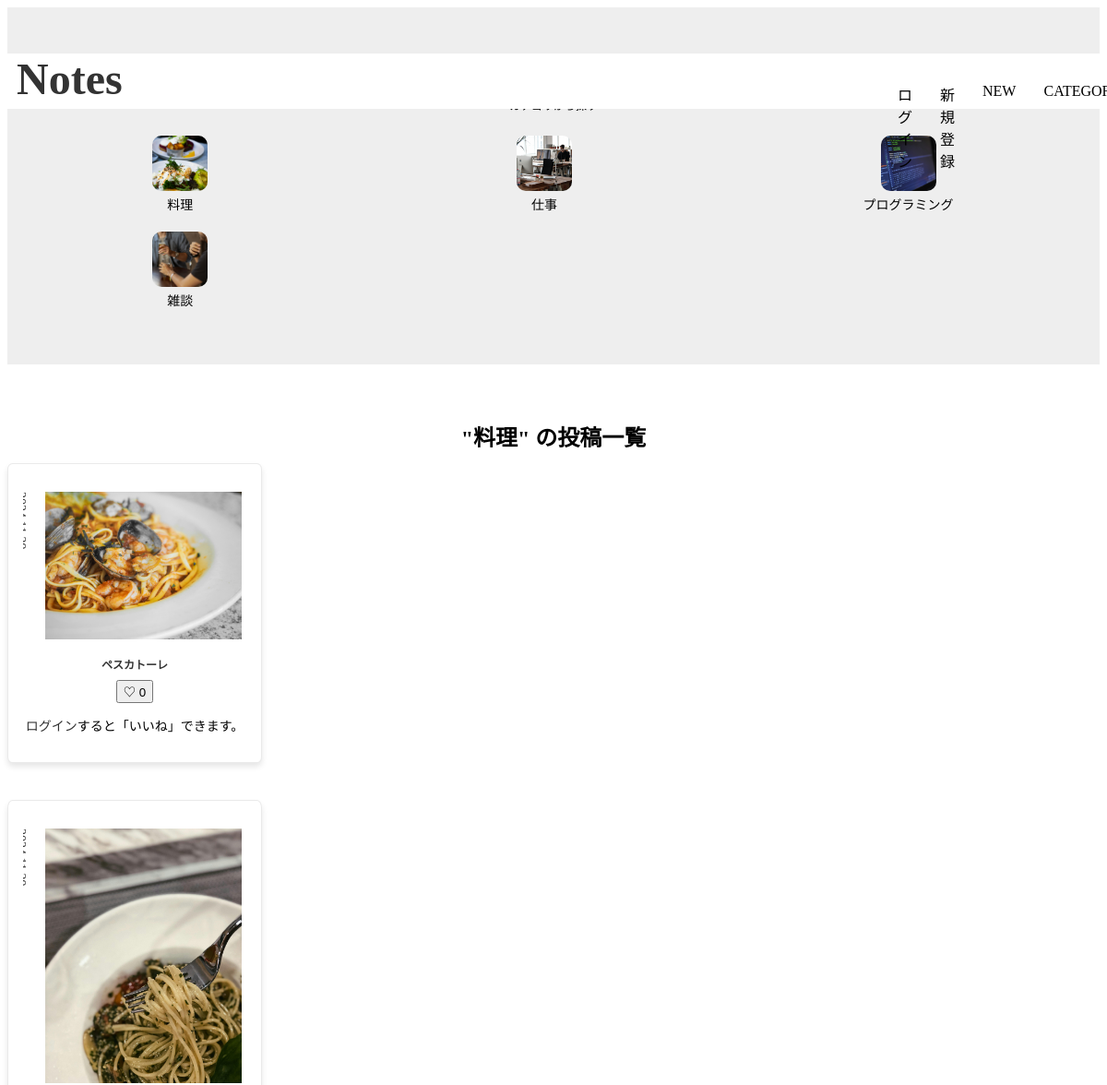
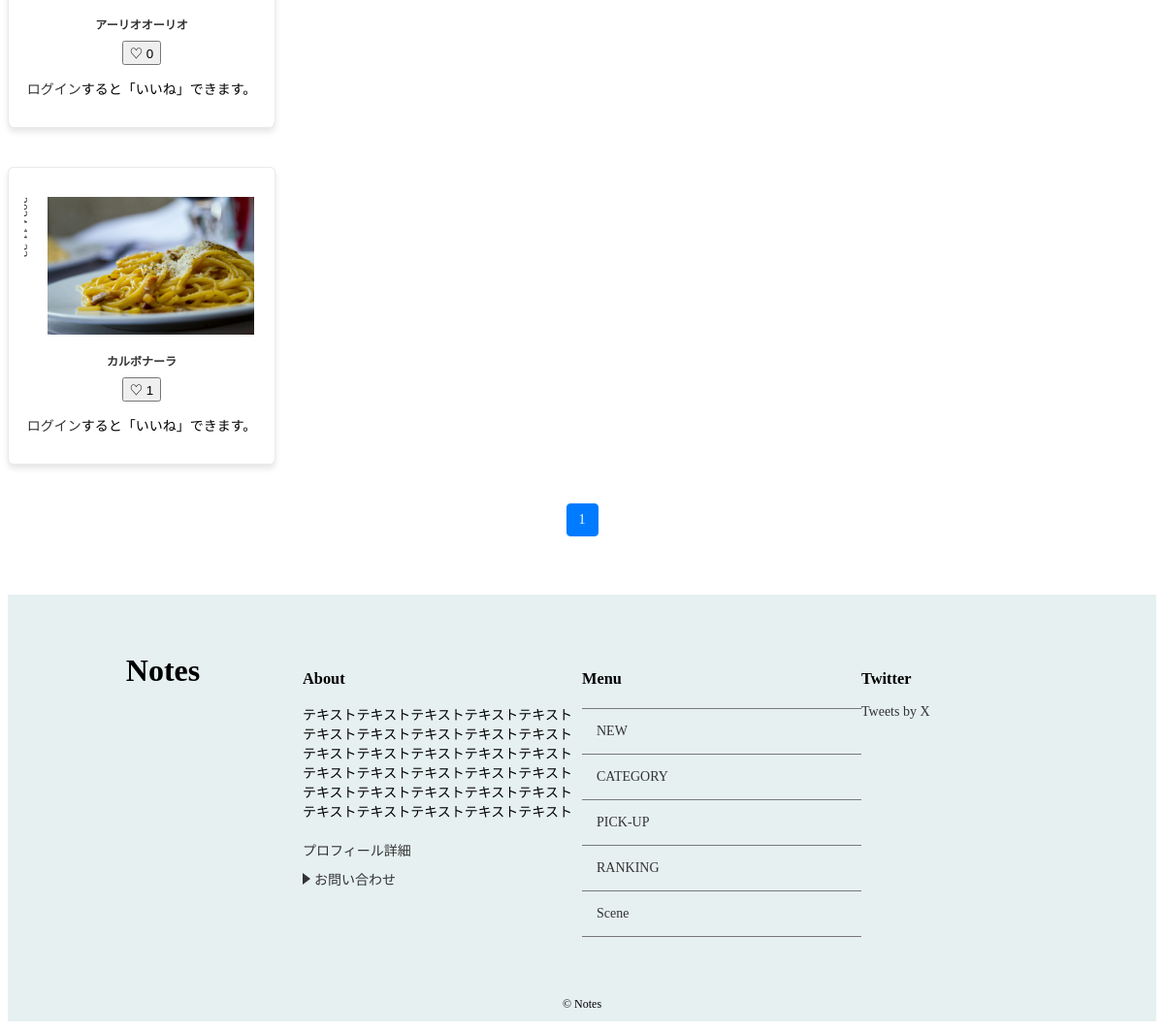
Page /category/1/ on the committed database (2 pictures, top to bottom).
### notes/models.py (models this page shows, shortened)
class Category(models.Model):
    name = models.CharField('カテゴリ',max_length=30)
    image = models.ImageField(upload_to='category_images/', blank=True,null=True)
    created_at = models.DateField('作成日',default=timezone.now)

class Post(models.Model):
    title = models.CharField('タイトル',max_length=255)
    image = models.ImageField(upload_to='images',verbose_name='イメージ画像',null=True, blank=True)
    text = models.TextField('本文')
    author = models.ForeignKey(User, on_delete=models.CASCADE, verbose_name='著者', null=True, blank=True)
    created_at = models.DateTimeField('作成日',default=timezone.now)
    category = models.ForeignKey(Category,verbose_name='カテゴリ',on_delete=models.PROTECT)
    views = models.PositiveIntegerField(default=1)
    tags = TaggableManager()
    def likes_count(self):
        return self.likes.count()

### notes/views.py (the view)
# urls.py: path('category/<int:pk>/',views.CategoryView.as_view(),name='category'),
class CategoryView(generic.ListView):
    model = Post
    paginate_by = 10
    template_name = 'notes/category.html'
    context_object_name = 'post_list'
    def get_queryset(self):
        category = get_object_or_404(Category,pk=self.kwargs['pk'])
        queryset = Post.objects.order_by('-created_at').filter(category=category)
        return queryset
    def get_context_data(self, **kwargs):
        context = super().get_context_data(**kwargs)
        category = get_object_or_404(Category, pk=self.kwargs['pk'])
        context['category'] = category
        all_pickups = list(Post.objects.order_by('-created_at')[:10])
        random_pickups = random.sample(all_pickups, min(len(all_pickups), 3))
        context['pickups'] = random_pickups
        context['ranked_posts'] = Post.objects.annotate(likes_count=Count('likes')).order_by('-likes_count')[:3]
        context['all_categories'] = Category.objects.all()
        user = self.request.user
        if user.is_authenticated:
            liked_posts = Like.objects.filter(user=user).values_list('post_id', flat=True)
            context['liked_posts'] = list(liked_posts)
        else:
            context['liked_posts'] = []
        context['current_sort'] = self.request.GET.get('sort', 'created_at')
        return context

### notes/context_processors.py (called while the page is built)
def common(repuest):
    context = {
        'category_list':Category.objects.all(),
    }
    return context

### notes/templatetags/mytag.py (called while the page is built)
@register.simple_tag
def url_replace(request,field,value):
    url_dict =request.GET.copy()
    url_dict[field] = value
    return url_dict.urlencode()

### notes/templates/notes/category.html (shortened to what this page needs)
{% extends 'notes/base.html' %}
{% load static %}
{% block content %}
<div id="category-container">
    <section class="category wrapper">
      <div class="category-top">
      </div>
      <div class="category-subtop">
      </div>
      <div class="category-list-container">
        {% for category in category_list %}
        <div class="category-list">
          <a class="" href="{% url 'notes:category' category.pk %}">
            {% if category.image %}
            <img class="category-image" src="{{ category.image.url }}" alt="{{ category.name }}">
            {% else %}
            <p>画像がありません。</p>
            {% endif%}
          </a>
          <p>{{ category.name }}</p>
        </div>
        {% endfor %}
      </div>
    </section>
</div>
<div class="category-related-container">
    <div class="category-related wrapper">
    {% if post_list %}
        <div class="category-related-top">
            "{{ category.name }}" の投稿一覧
        </div>
        {% for post in post_list %}
        <div class="article-content">
            <a href="{% url 'notes:detail' post.pk %}" >
            <ul>
                <li id="post-created-at">
                    <p>{{ post.created_at|date:"Y.m.d"}}</p>
                </li>
                <li id="post-image">
                    {% if post.image %}
                    <img src="{{ post.image.url }}" alt="画像">
                    {% else %}
                    <p>画像がありません。</p>
                    {% endif %}
                </li>
            </ul>
            <h2 class="article-title">
                  {{ post.title }}
            </h2>
            </a>
            {% if post.id in liked_post %}
              <button class="like-button liked" data-post-id="{{ post.id }}">
                ❤️<span class="like-count">{{ post.likes_count }}</span>
              </button>
            {% else %}
              <button class="like-button" data-post-id="{{ post.id }}">
                ♡ <span class="like-count">{{ post.likes_count }}</span>
              </button>
            {% endif %}
            {% if not user.is_authenticated %}
              <p><a href="{% url 'login' %}?next={{ request.path }}">ログイン</a>すると「いいね」できます。</p>
            {% endif %}
        </div>
        {% endfor %}
    {% else %}
        <p>このカテゴリーには投稿がありません。</p>
    {% endif %}
        <div class="page-menu">
        {% include 'notes/page.html' %}
        </div>
    </div>
</div>
{% endblock %}

### notes/static/notes/css/index.css (style rules this page uses)
* { box-sizing: border-box; }
html { font-size: 100%; scroll-behavior: smooth; }
body { font-size: 0.875rem; background-color: #ffffff; }
a { color: #333; text-decoration: none; transform: all 0.5s; }
img { max-width: 100%; }
li { list-style: none }
.wrapper { max-width: 1200px; margin: 0 auto; padding: 0 0; }
.article-content { text-align: center; padding: 1rem 1rem; margin-bottom: 40px; border: 1px solid rgba(51, 51, 51, 0.1); border-radius: 2%; }
.article-content ul { display: flex; justify-content: space-between; padding: 0; }
#post-created-at { writing-mode: vertical-rl; width: 8%; white-space: nowrap; overflow: hidden; text-align: left; margin: 0; padding: 0; }
#post-image { width: 90%; object-fit: cover; padding-right: 5px; }
.article-title { font-size: 0.75rem; margin: 0.5rem 0 0.5rem 0; }
#category-container { background-color: #eeeeee; padding-top: 60px; padding-bottom: 60px; }
.category-top { display: inline-block; width: 100%; text-align: center; font-size: 2rem; font-weight: bold; }
.category-subtop { display: inline-block; width: 100%; text-align: center; margin-bottom: 1.5rem; font-size: 0.75rem; }
.category { text-align: center; }
.category-list-container { display: flex; flex-wrap: wrap; gap: 20px; }
.category-list { flex: 0 0 calc(33.33% - 20px); box-sizing: border-box; text-align: center; }
.category-list p { margin: 0; }
.category-image { width: 60px; height: 60px; object-fit: cover; border-radius: 10px; }
@media (min-width: 768px) { .article-content { background-color: white; border: 1px solid #ddd; border-radius: 5px; box-shadow: 0 4px 6px rgba(0, 0, 0, 0.1); padding: 20px; text-align: center; flex: 1 1 calc(33.333% - 20px); max-width: calc(33.333% - 20px); } }
@media (min-width: 768px) { #post-created-at { width: 10%; text-align: center; } }
@media (min-width: 768px) { #post-image { width: 85%; } }
@media (min-width: 768px) { .article-content { background-color: white; border: 1px solid #ddd; border-radius: 5px; box-shadow: 0 4px 6px rgba(0, 0, 0, 0.1); padding: 20px; text-align: center; flex: 1 1 calc(25% - 20px); max-width: calc(25% - 20px); } }

### notes/static/notes/css/category.css (style rules this page uses)
#category-container { background-color: #eeeeee; padding-top: 60px; padding-bottom: 60px; }
.category-top { display: inline-block; width: 100%; text-align: center; font-size: 2rem; font-weight: bold; }
.category-subtop { display: inline-block; width: 100%; text-align: center; margin-bottom: 1.5rem; font-size: 0.75rem; }
.category { text-align: center; }
.category-list-container { display: flex; flex-wrap: wrap; gap: 20px; }
.category-list { flex: 0 0 calc(33.33% - 20px); box-sizing: border-box; text-align: center; }
.category-list p { margin: 0; }
.category-image { width: 60px; height: 60px; object-fit: cover; border-radius: 10px; }
.category-related-container { background-color: #ffffff; padding-top: 60px; padding-bottom: 60px; }
.category-related-top { display: inline-block; width: 100%; text-align: center; font-size: 1.5rem; font-weight: bold; margin-bottom: 12px; }
.article-content { text-align: center; padding: 1rem 1rem; margin-bottom: 40px; border: 1px solid rgba(51, 51, 51, 0.1); border-radius: 2%; }
.article-content ul { display: flex; justify-content: space-between; padding: 0; }
#post-created-at { writing-mode: vertical-rl; width: 8%; white-space: nowrap; overflow: hidden; text-align: left; margin: 0; padding: 0; }
#post-image { width: 90%; padding-right: 5px; }
.article-title { font-size: 0.75rem; margin: 0.5rem 0 0.5rem 0; }

### notes/static/notes/css/post_tagged.css (style rules this page uses)
.article-content { text-align: center; padding: 1rem 1rem; margin-bottom: 40px; border: 1px solid rgba(51, 51, 51, 0.1); border-radius: 2%; }
.article-content ul { display: flex; justify-content: space-between; padding: 0; }
#post-created-at { writing-mode: vertical-rl; width: 8%; white-space: nowrap; overflow: hidden; text-align: left; margin: 0; padding: 0; }
#post-image { width: 90%; padding-right: 5px; }
.article-title { font-size: 0.75rem; margin: 0.5rem 0 0.5rem 0; }

### rows in the picture
Category: image (picture), name "料理"
Category: image (picture), name "仕事"
Category: image (picture), name "プログラミング"
Category: image (picture), name "雑談"
Post: image (picture), title "ペスカトーレ", likes_count "0"
Post: image (picture), title "アーリオオーリオ", likes_count "0"
Post: image (picture), title "カルボナーラ", likes_count "1"

### other values in the picture
{{ link_page }} "1"
